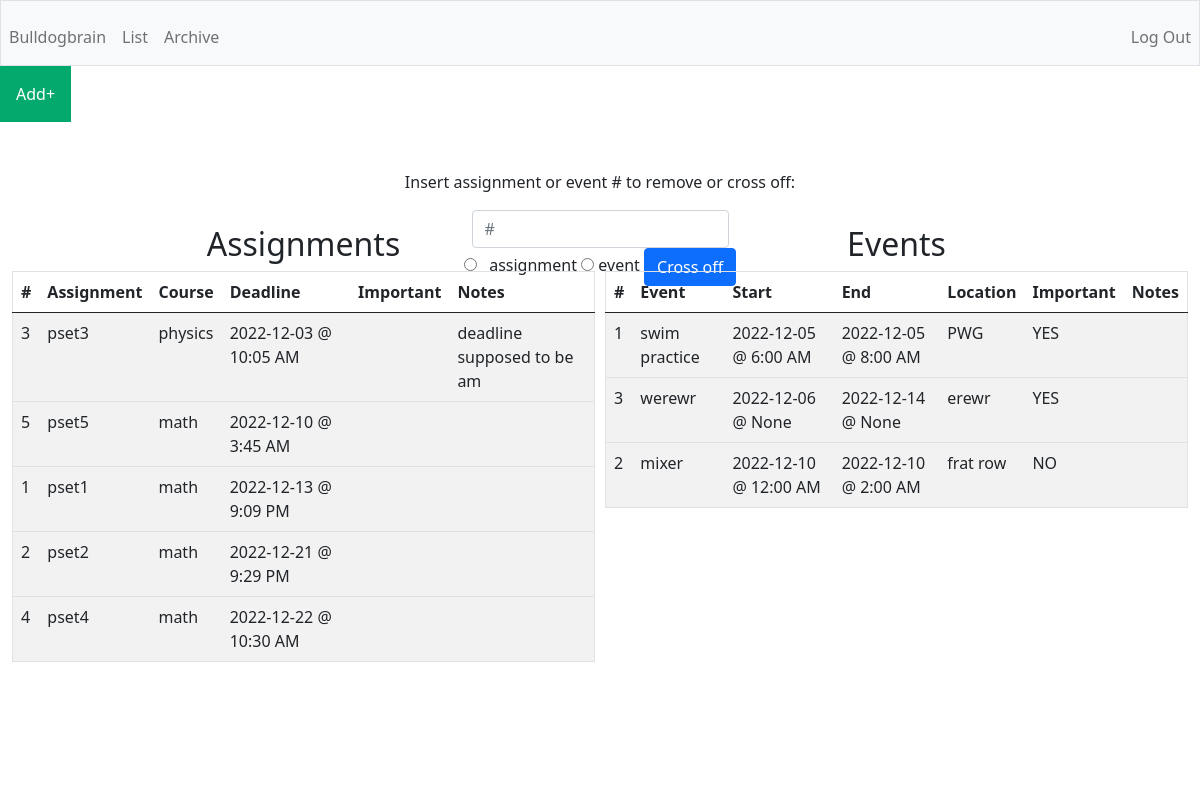
/list (signed in), run on the app's committed database.
### tables this page shows
CREATE TABLE "assignments"(
    'id' INTEGER PRIMARY KEY AUTOINCREMENT NOT NULL, 
    'title' TEXT, 
    'course' TEXT, 
    'deadline' TEXT, 
    'importance' INTEGER, 
    'notes' TEXT, 
    'user_id' INTEGER, 'completed' INTEGER NOT NULL DEFAULT '0' CHECK (completed IN (0, 1)),
    FOREIGN KEY (user_id)
    REFERENCES users (id));

CREATE TABLE 'events'(
    'event_id' INTEGER PRIMARY KEY AUTOINCREMENT NOT NULL, 
    'title' TEXT,
    'location' TEXT, 
    'start_date' TEXT,
    'start_time' TEXT, 
    'end_date' TEXT,
    'end_time' TEXT,
    'importance' INTEGER, 
    'notes' TEXT, 
    'user_id' INTEGER, 'completed' INTEGER NOT NULL DEFAULT '0' CHECK (completed IN (0, 1)),
    FOREIGN KEY (user_id)
    REFERENCES users (id));

### app.py (the view)
@app.route("/list", methods=["GET", "POST"])
def list():
    assignments = db.execute(
            "SELECT id, title, course, date(deadline) as date, CASE WHEN StrFTime('%H', deadline) % 12 = 0 THEN 12 ELSE StrFTime('%H', deadline) % 12 END || ':' || StrFTime('%M', deadline) || ' ' || CASE WHEN CAST(StrFTime('%H', deadline) AS INTEGER) > 12 THEN 'PM' ELSE 'AM' END 'time', importance, notes FROM assignments WHERE user_id = ? AND completed != 1 ORDER BY deadline ASC", session["user_id"])
    events = db.execute(
            "SELECT event_id, title, location, start_date, CASE WHEN StrFTime('%H', start_time) % 12 = 0 THEN 12 ELSE StrFTime('%H', start_time) % 12 END || ':' || StrFTime('%M', start_time) || ' ' || CASE WHEN CAST(StrFTime('%H', start_time) AS INTEGER) > 12 THEN 'PM' ELSE 'AM' END 'start_time', end_date, CASE WHEN StrFTime('%H', end_time) % 12 = 0 THEN 12 ELSE StrFTime('%H', end_time) % 12 END || ':' || StrFTime('%M', end_time) || ' ' || CASE WHEN CAST(StrFTime('%H', end_time) AS INTEGER) > 12 THEN 'PM' ELSE 'AM' END 'end_time', importance, notes FROM events WHERE user_id = ? AND completed != 1 ORDER BY start_date ASC, start_time ASC", session["user_id"])
    if request.method == "POST":
        type = request.form.get("type")
        id = request.form.get("id")
        if type == "assignment":
            db.execute("UPDATE assignments SET completed = '1' WHERE id = ?", id)
        elif type == "event":
            db.execute("UPDATE events SET completed = '1' WHERE event_id = ?", id)
        return redirect("/list")
    else:
        return render_template("list.html", assignments=assignments, events=events)

### app.py (called while the page is built)
@app.after_request
def after_request(response):
    response.headers["Cache-Control"] = "no-cache, no-store, must-revalidate"
    response.headers["Expires"] = 0
    response.headers["Pragma"] = "no-cache"
    return response

### templates/list.html (shortened to what this page needs)
{% extends "layout.html" %}
{% block main %}
<div>
    <form action="/list" method="post">
        <p>Insert assignment or event # to remove or cross off:</p>
        <input autocomplete="off" class="form-control mx-auto w-auto" id="id" name="id" placeholder="#" type="int" required>
        <input type="radio" id="assignment" name="type" value="assignment">
        <label for="type">assignment</label>
        <input type="radio" id="type" name="type" value="event">
        <label for="type">event</label>
        <button class="btn btn-primary" type="submit">Cross off</button>
    </form>
    <br>
</div>
<div class="row">
<div class="column">
    <h2 style = "position:relative;top:-90px">Assignments</h2>
        <table style = "position:relative;top:-90px" class="table table-striped">
            <thead>
                <tr>
                    <th>#</th>
                    <th>Assignment</th>
                    <th>Course</th>
                    <th>Deadline</th>
                    <th>Important</th>
                    <th>Notes</th>
                </tr>
            </thead>
            <tbody>
                {% for assignments in assignments %}
                <tr>
                    <td>{{ assignments.id }}</td>
                    <td>{{ assignments.title }}</td>
                    <td>{{ assignments.course }}</td>
                    <td>{{ assignments.date }} @ {{ assignments.time }}</td>
                    <td>{{ assignments.importance }}</td>
                    <td>{{ assignments.notes }}</td>
                </tr>
                {% endfor %}
            </tbody>
        </table>
    </div>
    <div class="column">
        <h2 style = "position:relative;top:-90px">Events</h2>
        <table style = "position:relative;top:-90px" class="table table-striped">
            <thead>
                <tr>
                    <th>#</th>
                    <th>Event</th>
                    <th>Start</th>
                    <th>End</th>
                    <th>Location</th>
                    <th>Important</th>
                    <th>Notes</th>
                </tr>
            </thead>
            <tbody>
                {% for events in events %}
                <tr>
                    <td>{{ events.event_id }}</td>
                    <td>{{ events.title }}</td>
                    <td>{{ events.start_date }} @ {{ events.start_time }}</td>
                    <td>{{ events.end_date }} @ {{ events.end_time }}</td>
                    <td>{{ events.location }}</td>
                    <td>{{ events.importance }}</td>
                    <td>{{ events.notes }}</td>
                </tr>
                {% endfor %}
            </tbody>
        </table>
    </div>
</div>
{% endblock %}

### templates/layout.html (shortened to what this page needs)
<!DOCTYPE html>
<html lang="en">
    <head>
        <link href="https://cdn.jsdelivr.net/npm/bootstrap@5.0.2/dist/css/bootstrap.min.css" rel="stylesheet">
        <link href="/static/styles.css" rel="stylesheet">
    </head>
    <body>
      <nav class="bg-light border navbar navbar-expand-md navbar-light justify-content-center">
          <div class="collapse navbar-collapse" id="navbar">
              {% if session["user_id"] %}
                  <ul class="navbar-nav me-auto mt-2">
                    <li class="nav-item"><a class="nav-link" href="/urgent">Bulldogbrain</a></li>
                    <li class="nav-item"><a class="nav-link" href="/list">List</a></li>
                    <li class="nav-item"><a class="nav-link" href="/archive">Archive</a></li>
                  </ul>
                  <ul class="navbar-nav ms-auto mt-2">
                      <li class="nav-item"><a class="nav-link" href="/logout">Log Out</a></li>
                  </ul>
              {% else %}
                  <ul class="navbar-nav ms-auto mt-2">
                    <li class="nav-item"><a class="nav-link" href="/homepage">Bulldogbrain</a></li>
                    <li class="nav-item"><a class="nav-link" href="/register">Register</a></li>
                      <li class="nav-item"><a class="nav-link" href="/login">Log In</a></li>
                  </ul>
              {% endif %}
          </div>
    </nav>
    <div>
        {% if session["user_id"] %}
        <div class="dropdown">
          <button class="dropbtn">Add+</button>
        </div>
        {% endif %}
    </div>
        <main class="container-fluid py-5 text-center">
            {% block main %}{% endblock %}
        </main>
    </body>
</html>

### static/styles.css (style rules this page uses)
.dropbtn { background-color: #04AA6D; color: white; padding: 16px; font-size: 16px; border: none; }
.dropdown { position: relative; display: inline-block; }
* { box-sizing: border-box; }
.row { margin-left:-5px; margin-right:-5px; }
.column { float: left; width: 50%; padding: 5px; }
.row::after { content: ""; clear: both; display: table; }
table { border-collapse: collapse; border-spacing: 0; width: 100%; border: 1px solid #ddd; }
th, td { text-align: left; padding: 16px; }
tr:nth-child(even) { background-color: #f2f2f2; }
html, body, { position:fixed; top:0; bottom:0; left:0; right:0; }

### data on the page
assignments: id "3", title "pset3", course "physics", date "2022-12-03", time "10:05 AM", notes "deadline supposed to be am"
assignments: id "5", title "pset5", course "math", date "2022-12-10", time "3:45 AM"
assignments: id "1", title "pset1", course "math", date "2022-12-13", time "9:09 PM"
assignments: id "2", title "pset2", course "math", date "2022-12-21", time "9:29 PM"
assignments: id "4", title "pset4", course "math", date "2022-12-22", time "10:30 AM"
events: event_id "1", title "swim practice", start_date "2022-12-05", start_time "6:00 AM", end_date "2022-12-05", end_time "8:00 AM", location "PWG", importance "YES"
events: event_id "3", title "werewr", start_date "2022-12-06", start_time "None", end_date "2022-12-14", end_time "None", location "erewr", importance "YES"
events: event_id "2", title "mixer", start_date "2022-12-10", start_time "12:00 AM", end_date "2022-12-10", end_time "2:00 AM", location "frat row", importance "NO"
